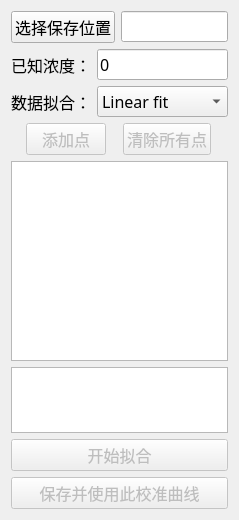
          <widget class="QWidget" name="page_6">
           <property name="geometry">
            <rect>
             <x>0</x>
             <y>0</y>
             <width>233</width>
             <height>507</height>
            </rect>
           </property>
           <attribute name="label">
            <string>校准</string>
           </attribute>
           <layout class="QVBoxLayout" name="verticalLayout_15" stretch="0,0,0,0,0,0,1,0">
            <item>
             <layout class="QHBoxLayout" name="horizontalLayout_43" stretch="0,1">
              <item>
               <widget class="QPushButton" name="Button_savepath_jiaozhun">
                <property name="font">
                 <font>
                  <family>Microsoft YaHei</family>
                  <pointsize>12</pointsize>
                 </font>
                </property>
                <property name="text">
                 <string>选择保存位置</string>
                </property>
               </widget>
              </item>
              <item>
               <widget class="QLineEdit" name="lineEdit_2">
                <property name="font">
                 <font>
                  <family>Adobe Devanagari</family>
                  <pointsize>12</pointsize>
                 </font>
                </property>
                <property name="readOnly">
                 <bool>true</bool>
                </property>
               </widget>
              </item>
             </layout>
            </item>
            <item>
             <layout class="QHBoxLayout" name="horizontalLayout_42" stretch="0,1">
              <item>
               <widget class="QLabel" name="label_49">
                <property name="font">
                 <font>
                  <family>Microsoft YaHei</family>
                  <pointsize>12</pointsize>
                 </font>
                </property>
                <property name="text">
                 <string>已知浓度：</string>
                </property>
               </widget>
              </item>
              <item>
               <widget class="QLineEdit" name="lineEdit">
                <property name="font">
                 <font>
                  <family>Microsoft YaHei</family>
                  <pointsize>12</pointsize>
                 </font>
                </property>
                <property name="text">
                 <string>0</string>
                </property>
               </widget>
              </item>
             </layout>
            </item>
            <item>
             <layout class="QHBoxLayout" name="horizontalLayout_44" stretch="0,1">
              <item>
               <widget class="QLabel" name="label_51">
                <property name="font">
                 <font>
                  <family>Microsoft YaHei</family>
                  <pointsize>12</pointsize>
                 </font>
                </property>
                <property name="text">
                 <string>数据拟合：</string>
                </property>
               </widget>
              </item>
              <item>
               <widget class="QComboBox" name="comboBox">
                <property name="font">
                 <font>
                  <family>Microsoft YaHei</family>
                  <pointsize>12</pointsize>
                 </font>
                </property>
                <item>
                 <property name="text">
                  <string>Linear fit</string>
                 </property>
                </item>
                <item>
                 <property name="text">
                  <string>Boltzmann fit</string>
                 </property>
                </item>
                <item>
                 <property name="text">
                  <string>Log3P1 fit</string>
                 </property>
                </item>
               </widget>
              </item>
             </layout>
            </item>
            <item>
             <layout class="QHBoxLayout" name="horizontalLayout_45">
              <property name="spacing">
               <number>2</number>
              </property>
              <item>
               <widget class="QPushButton" name="button_addpoint">
                <property name="enabled">
                 <bool>false</bool>
                </property>
                <property name="sizePolicy">
                 <sizepolicy hsizetype="Fixed" vsizetype="Fixed">
                  <horstretch>0</horstretch>
                  <verstretch>0</verstretch>
                 </sizepolicy>
                </property>
                <property name="font">
                 <font>
                  <family>Microsoft YaHei</family>
                  <pointsize>12</pointsize>
                 </font>
                </property>
                <property name="text">
                 <string>添加点</string>
                </property>
               </widget>
              </item>
              <item>
               <widget class="QPushButton" name="pushButton_3">
                <property name="enabled">
                 <bool>false</bool>
                </property>
                <property name="sizePolicy">
                 <sizepolicy hsizetype="Fixed" vsizetype="Fixed">
                  <horstretch>0</horstretch>
                  <verstretch>0</verstretch>
                 </sizepolicy>
                </property>
                <property name="font">
                 <font>
                  <family>Microsoft YaHei</family>
                  <pointsize>12</pointsize>
                 </font>
                </property>
                <property name="text">
                 <string>清除所有点</string>
                </property>
               </widget>
              </item>
             </layout>
            </item>
            <item>
             <widget class="QGraphicsView" name="graphicsView3">
              <property name="minimumSize">
               <size>
                <width>150</width>
                <height>200</height>
               </size>
              </property>
             </widget>
            </item>
            <item>
             <widget class="QTextEdit" name="label_52">
              <property name="minimumSize">
               <size>
                <width>0</width>
                <height>66</height>
               </size>
              </property>
              <property name="font">
               <font>
                <family>Adobe Devanagari</family>
                <pointsize>10</pointsize>
               </font>
              </property>
              <property name="readOnly">
               <bool>true</bool>
              </property>
             </widget>
            </item>
            <item>
             <widget class="QPushButton" name="button_fit">
              <property name="enabled">
               <bool>false</bool>
              </property>
              <property name="font">
               <font>
                <family>Microsoft YaHei</family>
                <pointsize>12</pointsize>
               </font>
              </property>
              <property name="text">
               <string>开始拟合</string>
              </property>
             </widget>
            </item>
            <item>
             <widget class="QPushButton" name="pushButton_4">
              <property name="enabled">
               <bool>false</bool>
              </property>
              <property name="sizePolicy">
               <sizepolicy hsizetype="Preferred" vsizetype="Fixed">
                <horstretch>0</horstretch>
                <verstretch>0</verstretch>
               </sizepolicy>
              </property>
              <property name="font">
               <font>
                <family>Microsoft YaHei</family>
                <pointsize>12</pointsize>
               </font>
              </property>
              <property name="text">
               <string>保存并使用此校准曲线</string>
              </property>
             </widget>
            </item>
           </layout>
          </widget>
